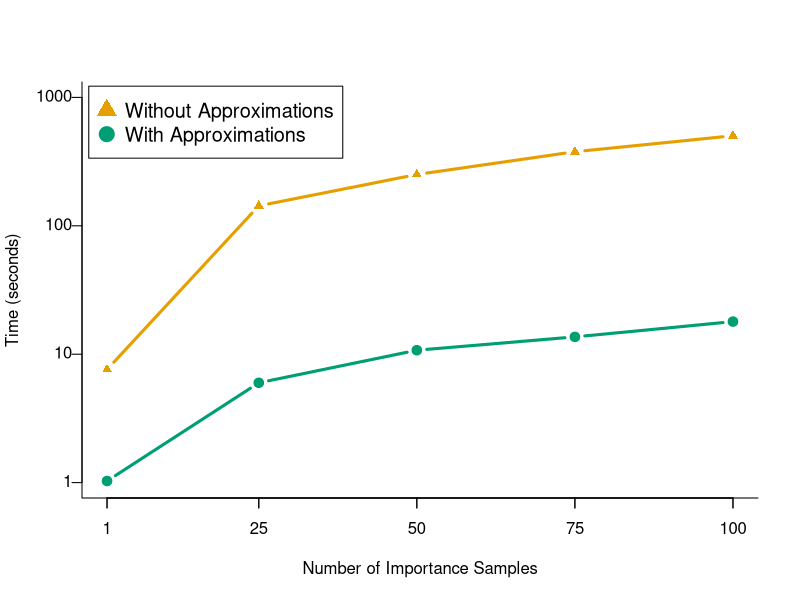

Recreate this plot in R.
OldTimes = c(7.597,  2*60 + 23.1, 
                          4*60+11.072,  
                            6*60+17.571  , 
             8*60 + 22.649 )
NewTimes = c(1.029, 5.989,10.741,13.639,17.942)
ImportanceSamples = c(1,25,50,75,100)
ymax = 600
col1 = "#e69F00"
col2 = "#009E73"

plot(ImportanceSamples, OldTimes , type="b" , bty="l" , xlab="Number of Importance Samples" , ylab="Time (seconds)" , col=col1 , lwd=3 , 
     pch=17  , ylim = c(1,1000), log='y', yaxt="n", xaxt="n")

axis(side=2, at=c(1,10,100,1000), labels = F)
text(par("usr")[1], c(1,10,100,1000),  
     labels =  c(1,10,100,1000), srt = 0, pos = 2, xpd = TRUE)

xtick<-ImportanceSamples
axis(side=1, at=xtick, labels = FALSE)
text(x=xtick,  par("usr")[3], 
     labels = xtick, srt = 0, pos = 2, xpd = TRUE)

axis(side=1, at=ImportanceSamples, labels = c("1", "25", "50", "75", "100"))

lines(ImportanceSamples , NewTimes, col=col2 , lwd=3 , pch=19 , type="b" )

# Add a legend
legend("topleft", 
       legend = c( "Without Approximations", "With Approximations"), 
       col = c(col1, col2), 
       pch = c(17,19), 
       pt.cex = 2, 
       cex = 1.2, inset = c(.01,.01))
